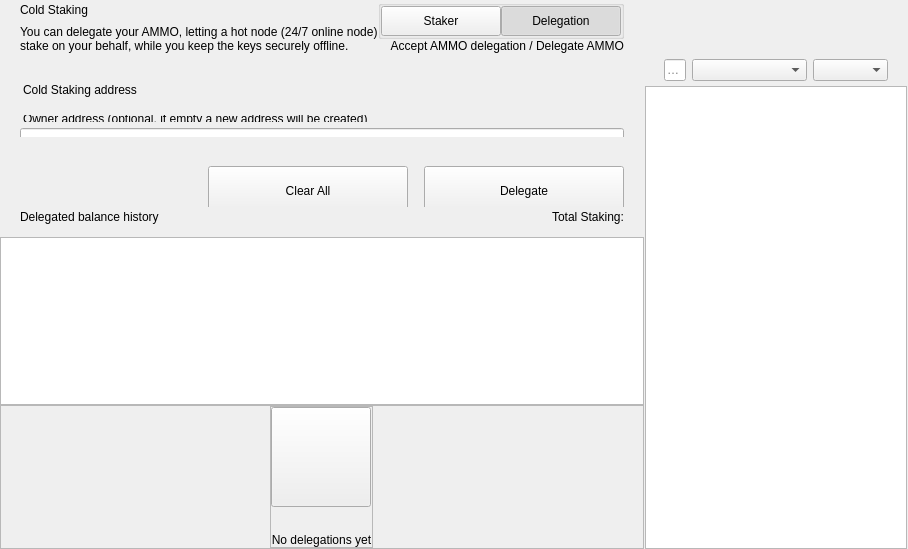
<?xml version="1.0" encoding="UTF-8"?>
<ui version="4.0">
 <class>ColdStakingWidget</class>
 <widget class="QWidget" name="ColdStakingWidget">
  <property name="geometry">
   <rect>
    <x>0</x>
    <y>0</y>
    <width>629</width>
    <height>549</height>
   </rect>
  </property>
  <property name="windowTitle">
   <string notr="true">N/A</string>
  </property>
  <layout class="QHBoxLayout" name="horizontalLayout_1" stretch="2,1">
   <property name="spacing">
    <number>0</number>
   </property>
   <property name="leftMargin">
    <number>0</number>
   </property>
   <property name="topMargin">
    <number>0</number>
   </property>
   <property name="rightMargin">
    <number>0</number>
   </property>
   <property name="bottomMargin">
    <number>0</number>
   </property>
   <item>
    <widget class="QWidget" name="left" native="true">
     <layout class="QVBoxLayout" name="verticalLayout_3">
      <property name="leftMargin">
       <number>0</number>
      </property>
      <property name="topMargin">
       <number>0</number>
      </property>
      <property name="rightMargin">
       <number>0</number>
      </property>
      <property name="bottomMargin">
       <number>0</number>
      </property>
      <item>
       <layout class="QVBoxLayout" name="verticalLayout_2">
        <property name="spacing">
         <number>0</number>
        </property>
        <item>
         <layout class="QVBoxLayout" name="verticalLayoutTop">
          <property name="spacing">
           <number>0</number>
          </property>
          <property name="leftMargin">
           <number>0</number>
          </property>
          <property name="rightMargin">
           <number>0</number>
          </property>
          <item>
           <widget class="QWidget" name="containerTitle" native="true">
            <property name="sizePolicy">
             <sizepolicy hsizetype="Preferred" vsizetype="Minimum">
              <horstretch>0</horstretch>
              <verstretch>0</verstretch>
             </sizepolicy>
            </property>
            <property name="maximumSize">
             <size>
              <width>16777215</width>
              <height>100</height>
             </size>
            </property>
            <layout class="QHBoxLayout" name="containerTitleLayout">
             <property name="spacing">
              <number>0</number>
             </property>
             <property name="leftMargin">
              <number>20</number>
             </property>
             <property name="topMargin">
              <number>0</number>
             </property>
             <property name="rightMargin">
              <number>20</number>
             </property>
             <property name="bottomMargin">
              <number>0</number>
             </property>
             <item>
              <layout class="QVBoxLayout" name="verticalLayout11">
               <property name="spacing">
                <number>5</number>
               </property>
               <item>
                <widget class="QLabel" name="labelTitle">
                 <property name="text">
                  <string>Cold Staking</string>
                 </property>
                </widget>
               </item>
               <item>
                <widget class="QLabel" name="labelSubtitle1">
                 <property name="maximumSize">
                  <size>
                   <width>16777215</width>
                   <height>16777215</height>
                  </size>
                 </property>
                 <property name="text">
                  <string>You can delegate your AMMO, letting a hot node (24/7 online node)
stake on your behalf, while you keep the keys securely offline.</string>
                 </property>
                </widget>
               </item>
              </layout>
             </item>
             <item>
              <spacer name="horizontalSpacer">
               <property name="orientation">
                <enum>Qt::Horizontal</enum>
               </property>
               <property name="sizeHint" stdset="0">
                <size>
                 <width>40</width>
                 <height>20</height>
                </size>
               </property>
              </spacer>
             </item>
             <item>
              <widget class="QWidget" name="containerViewPrivacyChecks" native="true">
               <layout class="QVBoxLayout" name="containerPrivacyChecks">
                <property name="spacing">
                 <number>0</number>
                </property>
                <property name="leftMargin">
                 <number>0</number>
                </property>
                <property name="topMargin">
                 <number>0</number>
                </property>
                <property name="rightMargin">
                 <number>0</number>
                </property>
                <property name="bottomMargin">
                 <number>0</number>
                </property>
                <item alignment="Qt::AlignHCenter|Qt::AlignVCenter">
                 <widget class="QGroupBox" name="groupBox">
                  <property name="title">
                   <string/>
                  </property>
                  <layout class="QHBoxLayout" name="horizontalLayout_2_1">
                   <property name="spacing">
                    <number>0</number>
                   </property>
                   <property name="leftMargin">
                    <number>0</number>
                   </property>
                   <property name="topMargin">
                    <number>0</number>
                   </property>
                   <property name="rightMargin">
                    <number>0</number>
                   </property>
                   <property name="bottomMargin">
                    <number>0</number>
                   </property>
                   <item>
                    <widget class="QPushButton" name="pushLeft">
                     <property name="minimumSize">
                      <size>
                       <width>120</width>
                       <height>30</height>
                      </size>
                     </property>
                     <property name="maximumSize">
                      <size>
                       <width>120</width>
                       <height>30</height>
                      </size>
                     </property>
                     <property name="focusPolicy">
                      <enum>Qt::NoFocus</enum>
                     </property>
                     <property name="text">
                      <string>Staker</string>
                     </property>
                     <property name="checkable">
                      <bool>true</bool>
                     </property>
                     <property name="autoExclusive">
                      <bool>true</bool>
                     </property>
                    </widget>
                   </item>
                   <item>
                    <widget class="QPushButton" name="pushRight">
                     <property name="minimumSize">
                      <size>
                       <width>120</width>
                       <height>30</height>
                      </size>
                     </property>
                     <property name="maximumSize">
                      <size>
                       <width>120</width>
                       <height>30</height>
                      </size>
                     </property>
                     <property name="focusPolicy">
                      <enum>Qt::NoFocus</enum>
                     </property>
                     <property name="text">
                      <string>Delegation</string>
                     </property>
                     <property name="checkable">
                      <bool>true</bool>
                     </property>
                     <property name="checked">
                      <bool>true</bool>
                     </property>
                     <property name="autoExclusive">
                      <bool>true</bool>
                     </property>
                    </widget>
                   </item>
                  </layout>
                 </widget>
                </item>
                <item alignment="Qt::AlignTop">
                 <widget class="QLabel" name="labelSubtitle2">
                  <property name="text">
                   <string>Accept AMMO delegation / Delegate AMMO</string>
                  </property>
                  <property name="alignment">
                   <set>Qt::AlignRight|Qt::AlignTrailing|Qt::AlignVCenter</set>
                  </property>
                 </widget>
                </item>
               </layout>
              </widget>
             </item>
            </layout>
           </widget>
          </item>
          <item>
           <spacer name="verticalSpacer_2">
            <property name="orientation">
             <enum>Qt::Vertical</enum>
            </property>
            <property name="sizeType">
             <enum>QSizePolicy::Fixed</enum>
            </property>
            <property name="sizeHint" stdset="0">
             <size>
              <width>20</width>
              <height>30</height>
             </size>
            </property>
           </spacer>
          </item>
          <item>
           <widget class="QWidget" name="containerSend" native="true">
            <property name="minimumSize">
             <size>
              <width>0</width>
              <height>50</height>
             </size>
            </property>
            <layout class="QVBoxLayout" name="containerSendRow">
             <property name="spacing">
              <number>6</number>
             </property>
             <property name="leftMargin">
              <number>0</number>
             </property>
             <property name="topMargin">
              <number>0</number>
             </property>
             <property name="rightMargin">
              <number>0</number>
             </property>
             <property name="bottomMargin">
              <number>0</number>
             </property>
             <item>
              <widget class="QLabel" name="labelEditTitle">
               <property name="maximumSize">
                <size>
                 <width>16777215</width>
                 <height>30</height>
                </size>
               </property>
               <property name="styleSheet">
                <string notr="true">padding-left:20px; padding-bottom:3px;</string>
               </property>
               <property name="text">
                <string>Cold Staking address</string>
               </property>
              </widget>
             </item>
             <item>
              <spacer name="verticalSpacer_6">
               <property name="orientation">
                <enum>Qt::Vertical</enum>
               </property>
               <property name="sizeType">
                <enum>QSizePolicy::Fixed</enum>
               </property>
               <property name="sizeHint" stdset="0">
                <size>
                 <width>20</width>
                 <height>9</height>
                </size>
               </property>
              </spacer>
             </item>
             <item>
              <widget class="QWidget" name="containerOwner" native="true">
               <layout class="QVBoxLayout" name="vContainerOwner">
                <property name="spacing">
                 <number>4</number>
                </property>
                <property name="leftMargin">
                 <number>20</number>
                </property>
                <property name="topMargin">
                 <number>0</number>
                </property>
                <property name="rightMargin">
                 <number>20</number>
                </property>
                <property name="bottomMargin">
                 <number>0</number>
                </property>
                <item>
                 <widget class="QLabel" name="labelSubtitleDescription">
                  <property name="maximumSize">
                   <size>
                    <width>16777215</width>
                    <height>20</height>
                   </size>
                  </property>
                  <property name="styleSheet">
                   <string notr="true">margin-bottom:2px;
                   margin-left:0.05px;
                   padding:0px;</string>
                  </property>
                  <property name="text">
                   <string>Owner address (optional, if empty a new address will be created)</string>
                  </property>
                 </widget>
                </item>
                <item>
                 <widget class="QLineEdit" name="lineEditOwnerAddress">
                  <property name="minimumSize">
                   <size>
                    <width>0</width>
                    <height>50</height>
                   </size>
                  </property>
                  <property name="maximumSize">
                   <size>
                    <width>16777215</width>
                    <height>50</height>
                   </size>
                  </property>
                  <property name="styleSheet">
                   <string notr="true"/>
                  </property>
                  <property name="placeholderText">
                   <string>Enter owner address</string>
                  </property>
                 </widget>
                </item>
               </layout>
              </widget>
             </item>
            </layout>
           </widget>
          </item>
         </layout>
        </item>
        <item>
         <spacer name="verticalSpacer_3">
          <property name="orientation">
           <enum>Qt::Vertical</enum>
          </property>
          <property name="sizeType">
           <enum>QSizePolicy::Minimum</enum>
          </property>
          <property name="sizeHint" stdset="0">
           <size>
            <width>20</width>
            <height>20</height>
           </size>
          </property>
         </spacer>
        </item>
        <item>
         <widget class="QWidget" name="containerBtn" native="true">
          <property name="minimumSize">
           <size>
            <width>0</width>
            <height>50</height>
           </size>
          </property>
          <layout class="QHBoxLayout" name="horizontalLayout">
           <property name="rightMargin">
            <number>20</number>
           </property>
           <item>
            <spacer name="horizontalSpacer_2">
             <property name="orientation">
              <enum>Qt::Horizontal</enum>
             </property>
             <property name="sizeHint" stdset="0">
              <size>
               <width>200</width>
               <height>20</height>
              </size>
             </property>
            </spacer>
           </item>
           <item>
            <layout class="QHBoxLayout" name="horizontalLayout_7">
             <item>
              <spacer name="horizontalSpacer_3">
               <property name="orientation">
                <enum>Qt::Horizontal</enum>
               </property>
               <property name="sizeType">
                <enum>QSizePolicy::Expanding</enum>
               </property>
               <property name="sizeHint" stdset="0">
                <size>
                 <width>40</width>
                 <height>20</height>
                </size>
               </property>
              </spacer>
             </item>
             <item>
              <widget class="QPushButton" name="pushButtonClear">
               <property name="minimumSize">
                <size>
                 <width>200</width>
                 <height>50</height>
                </size>
               </property>
               <property name="focusPolicy">
                <enum>Qt::NoFocus</enum>
               </property>
               <property name="text">
                <string>Clear All</string>
               </property>
              </widget>
             </item>
             <item>
              <spacer name="horizontalSpacer_4">
               <property name="orientation">
                <enum>Qt::Horizontal</enum>
               </property>
               <property name="sizeType">
                <enum>QSizePolicy::Fixed</enum>
               </property>
               <property name="sizeHint" stdset="0">
                <size>
                 <width>10</width>
                 <height>20</height>
                </size>
               </property>
              </spacer>
             </item>
             <item>
              <widget class="QPushButton" name="pushButtonSend">
               <property name="minimumSize">
                <size>
                 <width>200</width>
                 <height>50</height>
                </size>
               </property>
               <property name="maximumSize">
                <size>
                 <width>200</width>
                 <height>50</height>
                </size>
               </property>
               <property name="focusPolicy">
                <enum>Qt::NoFocus</enum>
               </property>
               <property name="text">
                <string>Delegate</string>
               </property>
              </widget>
             </item>
            </layout>
           </item>
          </layout>
         </widget>
        </item>
        <item>
         <widget class="QWidget" name="containerHistoryLabel" native="true">
          <layout class="QHBoxLayout" name="horizontalLayout_4">
           <property name="spacing">
            <number>0</number>
           </property>
           <property name="leftMargin">
            <number>20</number>
           </property>
           <property name="topMargin">
            <number>0</number>
           </property>
           <property name="rightMargin">
            <number>20</number>
           </property>
           <property name="bottomMargin">
            <number>0</number>
           </property>
           <item>
            <widget class="QWidget" name="verticalWidget" native="true">
             <property name="minimumSize">
              <size>
               <width>100</width>
               <height>0</height>
              </size>
             </property>
             <layout class="QVBoxLayout" name="verticalLayout_58">
              <property name="leftMargin">
               <number>0</number>
              </property>
              <property name="topMargin">
               <number>0</number>
              </property>
              <property name="rightMargin">
               <number>0</number>
              </property>
              <property name="bottomMargin">
               <number>0</number>
              </property>
              <item>
               <widget class="QLabel" name="labelListHistory">
                <property name="text">
                 <string>Delegated balance history</string>
                </property>
               </widget>
              </item>
             </layout>
            </widget>
           </item>
           <item>
            <spacer name="horizontalSpacer_5">
             <property name="orientation">
              <enum>Qt::Horizontal</enum>
             </property>
             <property name="sizeHint" stdset="0">
              <size>
               <width>40</width>
               <height>20</height>
              </size>
             </property>
            </spacer>
           </item>
           <item>
            <widget class="QLabel" name="labelStakingTotal">
             <property name="text">
              <string>Total Staking:</string>
             </property>
            </widget>
           </item>
          </layout>
         </widget>
        </item>
        <item>
         <layout class="QVBoxLayout" name="verticalLayout_64">
          <property name="spacing">
           <number>0</number>
          </property>
          <item>
           <spacer name="verticalSpacer_44">
            <property name="orientation">
             <enum>Qt::Vertical</enum>
            </property>
            <property name="sizeType">
             <enum>QSizePolicy::Fixed</enum>
            </property>
            <property name="sizeHint" stdset="0">
             <size>
              <width>20</width>
              <height>10</height>
             </size>
            </property>
           </spacer>
          </item>
          <item>
           <widget class="QListView" name="listView">
            <property name="enabled">
             <bool>true</bool>
            </property>
            <property name="mouseTracking">
             <bool>true</bool>
            </property>
           </widget>
          </item>
          <item>
           <widget class="QFrame" name="emptyContainer">
            <property name="minimumSize">
             <size>
              <width>0</width>
              <height>100</height>
             </size>
            </property>
            <property name="frameShape">
             <enum>QFrame::StyledPanel</enum>
            </property>
            <property name="frameShadow">
             <enum>QFrame::Raised</enum>
            </property>
            <layout class="QVBoxLayout" name="verticalLayout_71" stretch="1,8">
             <property name="spacing">
              <number>0</number>
             </property>
             <property name="leftMargin">
              <number>0</number>
             </property>
             <property name="topMargin">
              <number>0</number>
             </property>
             <property name="rightMargin">
              <number>0</number>
             </property>
             <property name="bottomMargin">
              <number>0</number>
             </property>
             <item>
              <spacer name="verticalSpacer">
               <property name="orientation">
                <enum>Qt::Vertical</enum>
               </property>
               <property name="sizeHint" stdset="0">
                <size>
                 <width>20</width>
                 <height>20</height>
                </size>
               </property>
              </spacer>
             </item>
             <item alignment="Qt::AlignHCenter|Qt::AlignVCenter">
              <widget class="QFrame" name="emptyScreen">
               <property name="sizePolicy">
                <sizepolicy hsizetype="Expanding" vsizetype="Expanding">
                 <horstretch>0</horstretch>
                 <verstretch>0</verstretch>
                </sizepolicy>
               </property>
               <property name="frameShape">
                <enum>QFrame::StyledPanel</enum>
               </property>
               <property name="frameShadow">
                <enum>QFrame::Raised</enum>
               </property>
               <layout class="QVBoxLayout" name="verticalLayout">
                <property name="spacing">
                 <number>30</number>
                </property>
                <property name="leftMargin">
                 <number>0</number>
                </property>
                <property name="topMargin">
                 <number>0</number>
                </property>
                <property name="rightMargin">
                 <number>0</number>
                </property>
                <property name="bottomMargin">
                 <number>0</number>
                </property>
                <item alignment="Qt::AlignHCenter|Qt::AlignVCenter">
                 <widget class="QPushButton" name="pushImgEmpty">
                  <property name="minimumSize">
                   <size>
                    <width>100</width>
                    <height>100</height>
                   </size>
                  </property>
                  <property name="maximumSize">
                   <size>
                    <width>100</width>
                    <height>100</height>
                   </size>
                  </property>
                  <property name="focusPolicy">
                   <enum>Qt::NoFocus</enum>
                  </property>
                  <property name="text">
                   <string/>
                  </property>
                  <property name="iconSize">
                   <size>
                    <width>100</width>
                    <height>100</height>
                   </size>
                  </property>
                 </widget>
                </item>
                <item alignment="Qt::AlignHCenter|Qt::AlignVCenter">
                 <widget class="QLabel" name="labelEmpty">
                  <property name="styleSheet">
                   <string notr="true"/>
                  </property>
                  <property name="text">
                   <string>No delegations yet</string>
                  </property>
                  <property name="alignment">
                   <set>Qt::AlignCenter</set>
                  </property>
                 </widget>
                </item>
               </layout>
              </widget>
             </item>
            </layout>
           </widget>
          </item>
         </layout>
        </item>
       </layout>
      </item>
     </layout>
    </widget>
   </item>
   <item>
    <widget class="QWidget" name="right" native="true">
     <layout class="QVBoxLayout" name="rightContainer">
      <property name="spacing">
       <number>0</number>
      </property>
      <property name="leftMargin">
       <number>1</number>
      </property>
      <property name="topMargin">
       <number>0</number>
      </property>
      <property name="rightMargin">
       <number>1</number>
      </property>
      <property name="bottomMargin">
       <number>0</number>
      </property>
      <item>
       <widget class="QWidget" name="containerRightButtons" native="true">
        <property name="minimumSize">
         <size>
          <width>0</width>
          <height>50</height>
         </size>
        </property>
        <layout class="QVBoxLayout" name="verticalLayout_4">
         <property name="leftMargin">
          <number>19</number>
         </property>
         <property name="topMargin">
          <number>0</number>
         </property>
         <property name="rightMargin">
          <number>19</number>
         </property>
         <property name="bottomMargin">
          <number>0</number>
         </property>
         <item>
          <widget class="OptionButton" name="btnCoinControl" native="true">
           <property name="minimumSize">
            <size>
             <width>0</width>
             <height>0</height>
            </size>
           </property>
          </widget>
         </item>
         <item>
          <widget class="OptionButton" name="btnColdStaking" native="true"/>
         </item>
         <item>
          <widget class="OptionButton" name="btnMyStakingAddresses" native="true">
           <property name="sizePolicy">
            <sizepolicy hsizetype="Preferred" vsizetype="Minimum">
             <horstretch>0</horstretch>
             <verstretch>0</verstretch>
            </sizepolicy>
           </property>
          </widget>
         </item>
        </layout>
       </widget>
      </item>
      <item>
       <widget class="QWidget" name="sortWidget" native="true">
        <layout class="QHBoxLayout" name="horizontalLayout_6">
         <property name="leftMargin">
          <number>19</number>
         </property>
         <property name="rightMargin">
          <number>19</number>
         </property>
         <property name="bottomMargin">
          <number>5</number>
         </property>
           <item>
            <widget class="QLineEdit" name="lineEditFilter">
             <property name="sizePolicy">
              <sizepolicy hsizetype="Expanding" vsizetype="Fixed">
               <horstretch>0</horstretch>
               <verstretch>0</verstretch>
              </sizepolicy>
             </property>
             <property name="minimumSize">
              <size>
               <width>0</width>
               <height>0</height>
              </size>
             </property>
             <property name="contextMenuPolicy">
              <enum>Qt::DefaultContextMenu</enum>
             </property>
             <property name="acceptDrops">
              <bool>false</bool>
             </property>
             <property name="maxLength">
              <number>40</number>
             </property>
             <property name="placeholderText">
              <string>Filter</string>
             </property>
            </widget>
           </item>
         <item>
          <spacer name="horizontalSpacer_6">
           <property name="orientation">
            <enum>Qt::Horizontal</enum>
           </property>
           <property name="sizeType">
              <enum>QSizePolicy::Preferred</enum>
           </property>
           <property name="sizeHint" stdset="0">
            <size>
             <width>20</width>
             <height>20</height>
            </size>
           </property>
          </spacer>
         </item>
         <item>
          <widget class="QComboBox" name="comboBoxSort">
           <property name="sizePolicy">
            <sizepolicy hsizetype="Preferred" vsizetype="Fixed">
             <horstretch>0</horstretch>
             <verstretch>0</verstretch>
            </sizepolicy>
           </property>
           <property name="minimumSize">
            <size>
             <width>115</width>
             <height>0</height>
            </size>
           </property>
          </widget>
         </item>
         <item>
          <widget class="QComboBox" name="comboBoxSortOrder">
           <property name="sizePolicy">
            <sizepolicy hsizetype="Preferred" vsizetype="Fixed">
             <horstretch>0</horstretch>
             <verstretch>0</verstretch>
            </sizepolicy>
           </property>
           <property name="minimumSize">
            <size>
             <width>75</width>
             <height>0</height>
            </size>
           </property>
          </widget>
         </item>
        </layout>
       <zorder>comboBoxSort</zorder>
       <zorder>comboBoxSortOrder</zorder>
       <zorder>lineEditFilter</zorder>
       </widget>
      </item>
      <item>
       <widget class="QListView" name="listViewStakingAddress">
        <property name="enabled">
         <bool>true</bool>
        </property>
        <property name="mouseTracking">
         <bool>true</bool>
        </property>
       </widget>
      </item>
     </layout>
    </widget>
   </item>
  </layout>
 </widget>
 <customwidgets>
  <customwidget>
   <class>OptionButton</class>
   <extends>QWidget</extends>
   <header>qt/ammocoin/optionbutton.h</header>
   <container>1</container>
  </customwidget>
 </customwidgets>
 <resources/>
 <connections/>
</ui>
